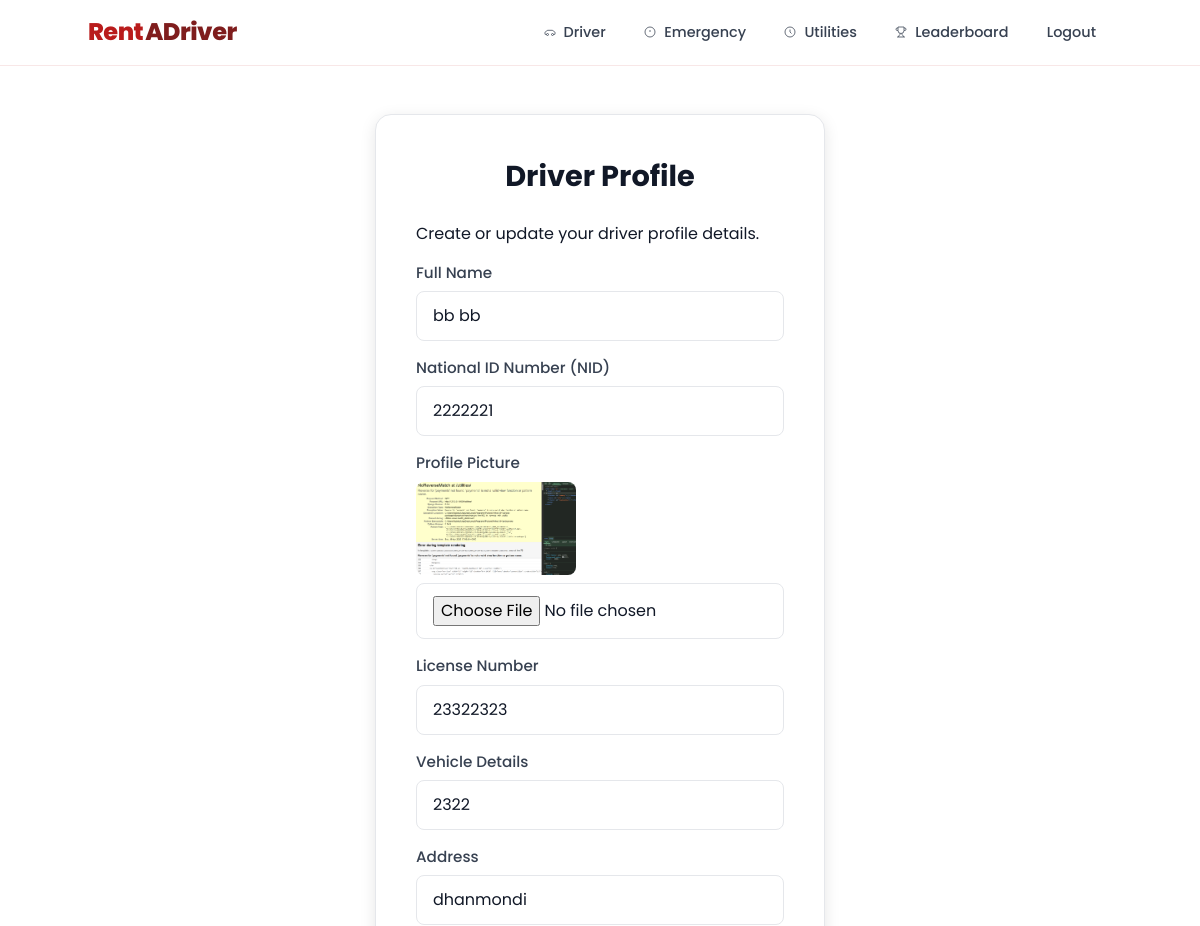
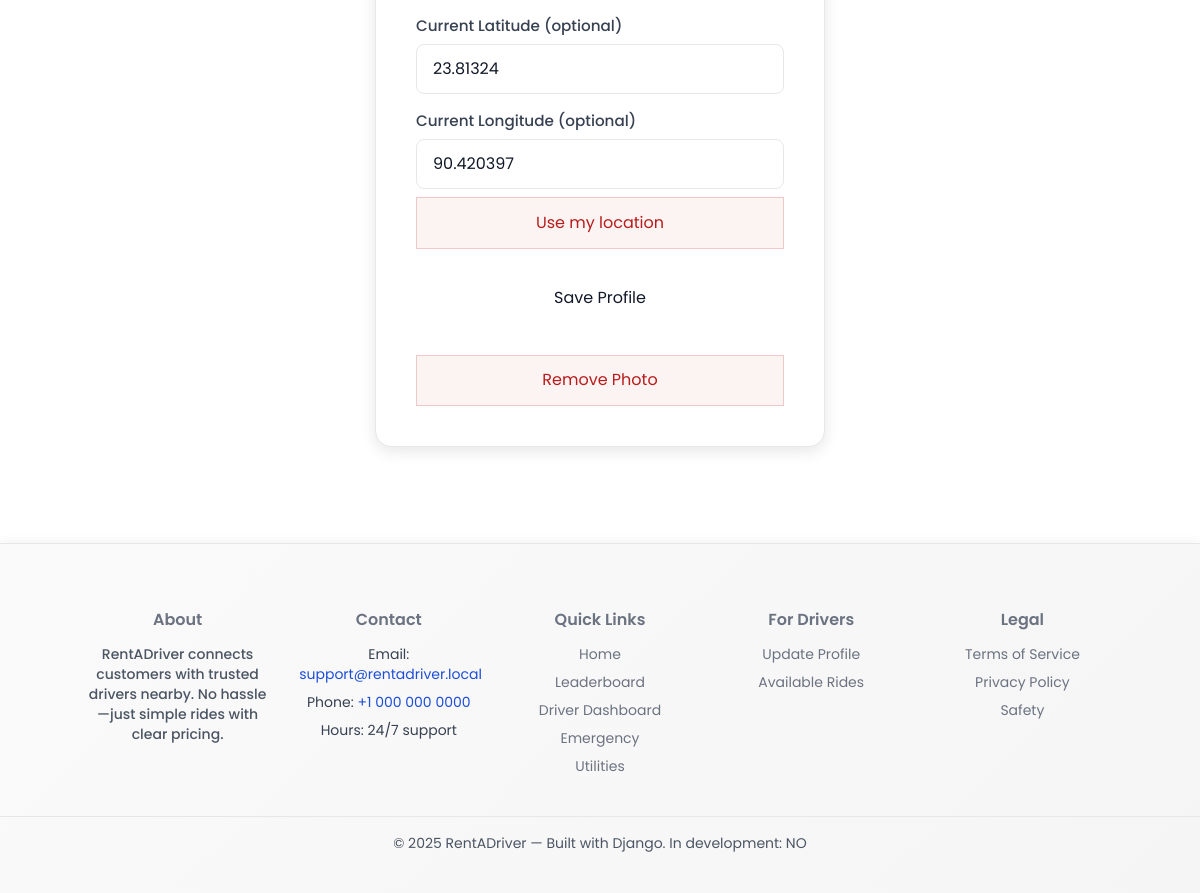
The app's page /driver/profile/ (signed in) with its own data (2 pictures, top to bottom).
### core/models.py (models this page shows, shortened)
class DriverProfile(models.Model):
    user = models.OneToOneField(Account, on_delete=models.CASCADE)
    full_name = models.CharField(max_length=100, null=True, blank=True)
    license_number = models.CharField(max_length=50)
    vehicle_details = models.CharField(max_length=100, default="Unknown")
    address = models.CharField(max_length=200, null=True, blank=True)
    nid_number = models.CharField(max_length=50, null=True, blank=True)
    profile_picture = models.ImageField(upload_to="profiles/", null=True, blank=True)
    current_lat = models.FloatField(null=True, blank=True)
    current_lng = models.FloatField(null=True, blank=True)

### core/views.py (the view, shortened to what this page needs)
# urls.py: path("driver/profile/", views.driver_profile_view, name="driver_profile"),
@login_required
def driver_profile_view(request):
    if request.user.role != "driver":
        return HttpResponseForbidden("Only drivers can create a profile")
    try:
        profile = DriverProfile.objects.get(user=request.user)
    except DriverProfile.DoesNotExist:
        profile = None
    return render(request, "driver_profile.html", {"profile": profile})

### core/templates/driver_profile.html (shortened to what this page needs)
{% extends "base.html" %}
{% block content %}
<section class="form-section">
  <div class="form-container">
  <h2>Driver Profile</h2>
  <p>Create or update your driver profile details.</p>
    <form method="post" action="{% url 'driver_profile' %}" enctype="multipart/form-data">
      <label>Full Name</label>
      <input type="text" name="full_name" placeholder="Your full name" value="{% if profile %}{{ profile.full_name }}{% endif %}" />
      <label>National ID Number (NID)</label>
      <input type="text" name="nid_number" placeholder="Enter NID number" value="{% if profile %}{{ profile.nid_number }}{% endif %}" required />
      <label>Profile Picture</label>
      {% if profile and profile.profile_picture %}
        <div class="current-photo">
          <img src="{{ profile.profile_picture.url }}" alt="Current photo" style="max-width: 160px; border-radius: 8px; display:block; margin-bottom:.5rem;" />
        </div>
      {% endif %}
      <input type="file" name="profile_picture" accept="image/*" />
      <label>License Number</label>
      <input type="text" name="license" placeholder="Enter license number" value="{% if profile %}{{ profile.license_number }}{% endif %}" required />
      <label>Vehicle Details</label>
      <input type="text" name="vehicle" placeholder="Enter vehicle details" value="{% if profile %}{{ profile.vehicle_details }}{% endif %}" required />
      <label>Address</label>
      <input type="text" name="address" placeholder="Your address" value="{% if profile %}{{ profile.address }}{% endif %}" />
  <label>Current Latitude (optional)</label>
  <input id="drvLat" type="number" name="lat" step="any" placeholder="e.g. 23.8103" value="{% if profile %}{{ profile.current_lat }}{% endif %}" />
  <label>Current Longitude (optional)</label>
  <input id="drvLng" type="number" name="lng" step="any" placeholder="e.g. 90.4125" value="{% if profile %}{{ profile.current_lng }}{% endif %}" />
  <button type="button" class="btn btn-secondary" id="drvGeoBtn" style="margin-top:.5rem;">Use my location</button>
      <button type="submit" class="btn btn-primary">Save Profile</button>
    </form>
    {% if profile and profile.profile_picture %}
      <form method="post" action="{% url 'delete_profile_picture' %}" style="margin-top:.5rem;">
        <button class="btn btn-secondary" type="submit">Remove Photo</button>
      </form>
    {% endif %}
  </div>
</section>
{% endblock %}

### core/static/css/style.css (style rules this page uses)
:root { --bg: #ffffff; --card: #fafafa; --muted: #6b7280; --accent: #b91c1c; --accent-2: #7f1d1d; --glass: rgba(185,28,28,0.04); --text-primary: #111827; --text-secondary: #374151; --border: #e5e7eb; --shadow: rgba(0,0,0,0.1); --success: #10b981; --success-light: #d1fae5; --radius: 12px; --fw-regular: 400; --fw-medium: 600; --max-width: 1100px; }
* { box-sizing: border-box; outline: none; }
a, button, input, select, textarea { outline: none; -webkit-tap-highlight-color: transparent; }
html,body { height:100%; margin: 0; padding: 0; outline: none; }
body { min-height: 100vh; display: flex; flex-direction: column; }
body { margin:0; font-family: "Poppins", system-ui, -apple-system, "Segoe UI", Roboto, "Helvetica Neue", Arial; background: var(--bg); color: var(--text-primary); -webkit-font-smoothing:antialiased; -moz-osx-font-smoothing:grayscale; line-height:1.45; -webkit-tap-highlight-color: transparent; min-height: 100vh; display: flex; flex-direction: column; }
* { outline: none; }
.btn-secondary { background: rgba(185,28,28,0.05); color: var(--accent); border: 1px solid rgba(185,28,28,0.2); }
.form-section { padding: 3rem 0; min-height: 80vh; display: flex; align-items: center; justify-content: center; }
.form-container { background: #ffffff; border: 1px solid var(--border); border-radius: 16px; padding: 2.5rem; width: 100%; max-width: 450px; box-shadow: 0 4px 16px rgba(0,0,0,0.1); }
.form-container h2 { color: var(--text-primary); margin: 0 0 1.5rem; text-align: center; font-size: 1.8rem; font-weight: 700; }
.form-container label { display: block; margin: 1rem 0 0.4rem; color: var(--text-secondary); font-weight: 500; font-size: 0.95rem; }
.form-container input, .form-container select { width: 100%; padding: 0.75rem 1rem; border: 1px solid var(--border); border-radius: 8px; font-size: 1rem; transition: all 0.2s ease; background: #ffffff; color: var(--text-primary); }
.form-container button { width: 100%; margin-top: 1.5rem; padding: 0.8rem; font-size: 1rem; }

### records on screen
DriverProfile: full_name "bb bb", nid_number "2222221", profile_picture (picture), license "23322323", vehicle "2322", address "dhanmondi", lat "23.81324", lng "90.420397"

### other values on screen
{{ debug|yesno:"YES,NO" }} "NO"
